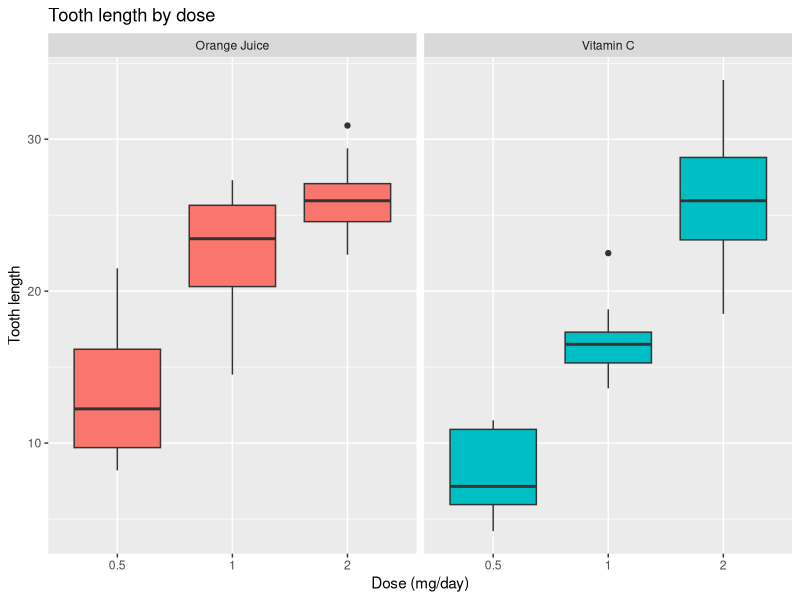

Write R code to recreate this figure.
## ---- chunk 1
library(ggplot2)
data(ToothGrowth)
head(ToothGrowth)
str(ToothGrowth)
summary(ToothGrowth)

g <- ggplot(data = ToothGrowth, aes(x=factor(dose),y=len))
label <- c("Orange Juice", "Vitamin C")
names(label) <- c("OJ", "VC")
g + geom_boxplot(aes(fill=supp),show.legend=FALSE) + 
    facet_grid(.~supp, labeller = labeller(supp=label)) + 
    labs(title = 'Tooth length by dose', x='Dose (mg/day)', y='Tooth length')
## ---- chunk 2
t.test(len~supp, data = ToothGrowth)
## ---- chunk 3
dose1 <- subset(ToothGrowth,dose==.5)
t.test(len~supp, data = dose1)
## ---- chunk 4
dose2 <- subset(ToothGrowth,dose==1)
t.test(len~supp, data = dose2)
## ---- chunk 5
dose3 <- subset(ToothGrowth,dose==2)
t.test(len~supp, data = dose3)
